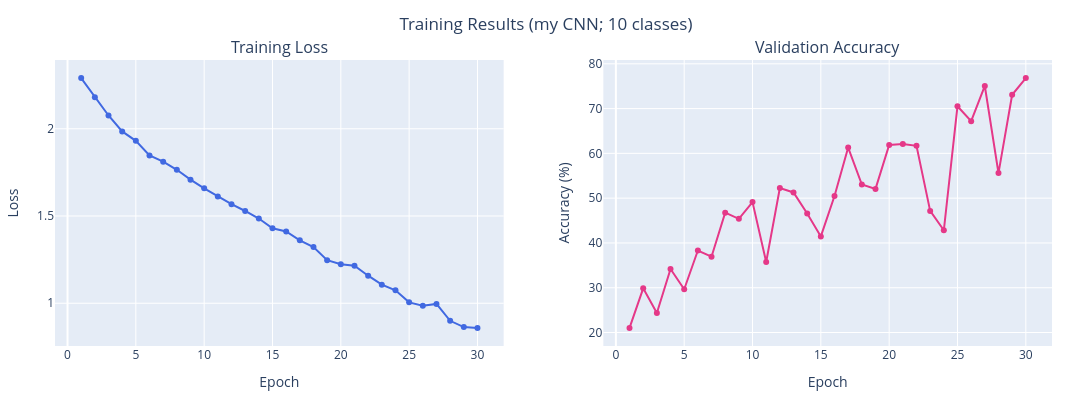

The notebook cell this image was saved under:
### Code cell
plot_training_results(full_history)

### Figure 1 — Plotly figure (JSON) as saved in the notebook; plotly's stock layout.template omitted (floating-point values rounded to 4 significant figures)
{"data": [{"line": {"color": "royalblue"}, "mode": "lines+markers", "name": "Loss", "type": "scatter", "x": [1, 2, 3, 4, 5, 6, 7, 8, 9, 10, 11, 12, 13, 14, 15, 16, 17, 18, 19, 20, 21, 22, 23, 24, 25, 26, 27, 28, 29, 30], "xaxis": "x", "y": [2.291, 2.18, 2.076, 1.985, 1.931, 1.847, 1.811, 1.765, 1.708, 1.658, 1.613, 1.568, 1.529, 1.486, 1.43, 1.412, 1.361, 1.322, 1.247, 1.223, 1.215, 1.158, 1.106, 1.074, 1.005, 0.986, 0.9962, 0.8995, 0.8634, 0.8585], "yaxis": "y"}, {"line": {"color": "#E53888"}, "mode": "lines+markers", "name": "Accuracy", "type": "scatter", "x": [1, 2, 3, 4, 5, 6, 7, 8, 9, 10, 11, 12, 13, 14, 15, 16, 17, 18, 19, 20, 21, 22, 23, 24, 25, 26, 27, 28, 29, 30], "xaxis": "x2", "y": [21.02, 29.86, 24.36, 34.18, 29.67, 38.31, 36.94, 46.76, 45.38, 49.12, 35.76, 52.26, 51.28, 46.56, 41.45, 50.49, 61.3, 53.05, 52.06, 61.89, 62.08, 61.69, 47.15, 42.83, 70.53, 67.19, 75.05, 55.6, 73.08, 76.82], "yaxis": "y2"}], "layout": {"annotations": [{"font": {"size": 16}, "showarrow": false, "text": "Training Loss", "x": 0.225, "xanchor": "center", "xref": "paper", "y": 1, "yanchor": "bottom", "yref": "paper"}, {"font": {"size": 16}, "showarrow": false, "text": "Validation Accuracy", "x": 0.775, "xanchor": "center", "xref": "paper", "y": 1, "yanchor": "bottom", "yref": "paper"}], "height": 400, "margin": {"b": 40, "l": 40, "r": 40, "t": 60}, "showlegend": false, "title": {"text": "Training Results (my CNN; 10 classes)", "x": 0.5}, "width": 1200, "xaxis": {"anchor": "y", "autorange": true, "domain": [0, 0.45], "range": [-0.8862, 31.89], "title": {"text": "Epoch"}, "type": "linear"}, "xaxis2": {"anchor": "y2", "autorange": true, "domain": [0.55, 1], "range": [-0.8862, 31.89], "title": {"text": "Epoch"}, "type": "linear"}, "yaxis": {"anchor": "x", "autorange": true, "domain": [0, 1], "range": [0.7553, 2.394], "title": {"text": "Loss"}, "type": "linear"}, "yaxis2": {"anchor": "x2", "autorange": true, "domain": [0, 1], "range": [17.0, 80.84], "title": {"text": "Accuracy (%)"}, "type": "linear"}}}
